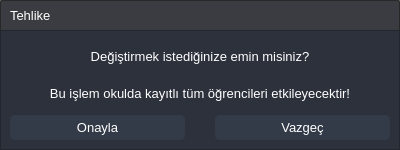
<?xml version="1.0" encoding="UTF-8"?>
<ui version="4.0">
 <class>progress_bar_dialog</class>
 <widget class="QDialog" name="progress_bar_dialog">
  <property name="geometry">
   <rect>
    <x>0</x>
    <y>0</y>
    <width>400</width>
    <height>150</height>
   </rect>
  </property>
  <property name="sizePolicy">
   <sizepolicy hsizetype="Fixed" vsizetype="Fixed">
    <horstretch>0</horstretch>
    <verstretch>0</verstretch>
   </sizepolicy>
  </property>
  <property name="minimumSize">
   <size>
    <width>400</width>
    <height>150</height>
   </size>
  </property>
  <property name="maximumSize">
   <size>
    <width>400</width>
    <height>150</height>
   </size>
  </property>
  <property name="windowTitle">
   <string>Dialog</string>
  </property>
  <property name="styleSheet">
   <string notr="true">QDialog {background: transparent; }
QDialog {
	color: #ffffff;
	background-color: rgba(27, 29, 35, 160);
	border: 1px solid rgb(40, 40, 40);
	border-radius: 2px;
}</string>
  </property>
  <layout class="QVBoxLayout" name="verticalLayout">
   <property name="spacing">
    <number>0</number>
   </property>
   <property name="leftMargin">
    <number>0</number>
   </property>
   <property name="topMargin">
    <number>0</number>
   </property>
   <property name="rightMargin">
    <number>0</number>
   </property>
   <property name="bottomMargin">
    <number>0</number>
   </property>
   <item>
    <layout class="QGridLayout" name="gridLayout_2" rowstretch="0">
     <property name="sizeConstraint">
      <enum>QLayout::SetDefaultConstraint</enum>
     </property>
     <property name="spacing">
      <number>0</number>
     </property>
     <item row="0" column="1">
      <widget class="QPushButton" name="btn_min">
       <property name="sizePolicy">
        <sizepolicy hsizetype="Minimum" vsizetype="Expanding">
         <horstretch>0</horstretch>
         <verstretch>0</verstretch>
        </sizepolicy>
       </property>
       <property name="minimumSize">
        <size>
         <width>30</width>
         <height>30</height>
        </size>
       </property>
       <property name="maximumSize">
        <size>
         <width>30</width>
         <height>30</height>
        </size>
       </property>
       <property name="toolTip">
        <string>Minimize</string>
       </property>
       <property name="styleSheet">
        <string notr="true">QPushButton {	
	border: none;
	background-color: transparent;
}
QPushButton:hover {
	background-color: rgb(52, 59, 72);
}
QPushButton:pressed {	
	background-color: rgb(85, 170, 255);
}</string>
       </property>
       <property name="text">
        <string/>
       </property>
       <property name="icon">
        <iconset resource="files.qrc">
         <normaloff>:/16x16/icons/16x16/cil-window-minimize.png</normaloff>:/16x16/icons/16x16/cil-window-minimize.png</iconset>
       </property>
      </widget>
     </item>
     <item row="0" column="2">
      <widget class="QPushButton" name="btn_close">
       <property name="sizePolicy">
        <sizepolicy hsizetype="Minimum" vsizetype="Expanding">
         <horstretch>0</horstretch>
         <verstretch>0</verstretch>
        </sizepolicy>
       </property>
       <property name="minimumSize">
        <size>
         <width>30</width>
         <height>30</height>
        </size>
       </property>
       <property name="maximumSize">
        <size>
         <width>30</width>
         <height>30</height>
        </size>
       </property>
       <property name="toolTip">
        <string>Close</string>
       </property>
       <property name="styleSheet">
        <string notr="true">QPushButton {	
	border: none;
	background-color: transparent;
}
QPushButton:hover {
	background-color: rgb(52, 59, 72);
}
QPushButton:pressed {	
	background-color: rgb(85, 170, 255);
}</string>
       </property>
       <property name="text">
        <string/>
       </property>
       <property name="icon">
        <iconset resource="files.qrc">
         <normaloff>:/16x16/icons/16x16/cil-x.png</normaloff>:/16x16/icons/16x16/cil-x.png</iconset>
       </property>
      </widget>
     </item>
     <item row="0" column="0">
      <widget class="QLabel" name="label_2">
       <property name="minimumSize">
        <size>
         <width>190</width>
         <height>30</height>
        </size>
       </property>
       <property name="maximumSize">
        <size>
         <width>2000</width>
         <height>30</height>
        </size>
       </property>
       <property name="font">
        <font>
         <family>Segoe UI</family>
         <pointsize>10</pointsize>
        </font>
       </property>
       <property name="styleSheet">
        <string notr="true">color: rgb(255, 255, 255);</string>
       </property>
       <property name="text">
        <string>Tehlike</string>
       </property>
       <property name="margin">
        <number>0</number>
       </property>
       <property name="indent">
        <number>10</number>
       </property>
      </widget>
     </item>
    </layout>
   </item>
   <item>
    <widget class="QFrame" name="frame">
     <property name="minimumSize">
      <size>
       <width>0</width>
       <height>120</height>
      </size>
     </property>
     <property name="styleSheet">
      <string notr="true">background-color: rgb(44, 49, 60);

</string>
     </property>
     <property name="frameShape">
      <enum>QFrame::StyledPanel</enum>
     </property>
     <property name="frameShadow">
      <enum>QFrame::Raised</enum>
     </property>
     <layout class="QVBoxLayout" name="verticalLayout_2">
      <item>
       <layout class="QGridLayout" name="gridLayout_3">
        <item row="0" column="0">
         <widget class="QLabel" name="inst">
          <property name="font">
           <font>
            <family>Segoe UI</family>
            <pointsize>10</pointsize>
           </font>
          </property>
          <property name="styleSheet">
           <string notr="true">color: #ffffff</string>
          </property>
          <property name="text">
           <string>Değiştirmek istediğinize emin misiniz?</string>
          </property>
          <property name="alignment">
           <set>Qt::AlignCenter</set>
          </property>
         </widget>
        </item>
        <item row="1" column="0">
         <widget class="QLabel" name="label">
          <property name="font">
           <font>
            <family>Segoe UI</family>
            <pointsize>10</pointsize>
           </font>
          </property>
          <property name="styleSheet">
           <string notr="true">color: #ffffff</string>
          </property>
          <property name="text">
           <string>Bu işlem okulda kayıtlı tüm öğrencileri etkileyecektir!</string>
          </property>
          <property name="alignment">
           <set>Qt::AlignCenter</set>
          </property>
         </widget>
        </item>
       </layout>
      </item>
      <item>
       <layout class="QGridLayout" name="gridLayout">
        <property name="horizontalSpacing">
         <number>30</number>
        </property>
        <item row="0" column="0">
         <widget class="QPushButton" name="btn_apply">
          <property name="minimumSize">
           <size>
            <width>100</width>
            <height>25</height>
           </size>
          </property>
          <property name="font">
           <font>
            <family>Segoe UI</family>
            <pointsize>10</pointsize>
           </font>
          </property>
          <property name="styleSheet">
           <string notr="true">QPushButton {
	color: rgb(255, 255, 255);
	border: 2px solid rgb(52, 59, 72);
	border-radius: 5px;	
	background-color: rgb(52, 59, 72);
}
QPushButton:hover {
	background-color: rgb(57, 65, 80);
	border: 2px solid rgb(61, 70, 86);
}
QPushButton:pressed {	
	background-color: rgb(35, 40, 49);
	border: 2px solid rgb(43, 50, 61);
}</string>
          </property>
          <property name="text">
           <string>Onayla</string>
          </property>
          <property name="icon">
           <iconset resource="files.qrc">
            <normaloff>:/16x16/icons/16x16/cil-check-alt.png</normaloff>:/16x16/icons/16x16/cil-check-alt.png</iconset>
          </property>
         </widget>
        </item>
        <item row="0" column="1">
         <widget class="QPushButton" name="btn_cancel">
          <property name="minimumSize">
           <size>
            <width>100</width>
            <height>25</height>
           </size>
          </property>
          <property name="font">
           <font>
            <family>Segoe UI</family>
            <pointsize>10</pointsize>
           </font>
          </property>
          <property name="styleSheet">
           <string notr="true">
QPushButton {
	color: rgb(255, 255, 255);
	border: 2px solid rgb(52, 59, 72);
	border-radius: 5px;	
	background-color: rgb(52, 59, 72);
}
QPushButton:hover {
	background-color: rgb(57, 65, 80);
	border: 2px solid rgb(61, 70, 86);
}
QPushButton:pressed {	
	background-color: rgb(35, 40, 49);
	border: 2px solid rgb(43, 50, 61);
}</string>
          </property>
          <property name="text">
           <string>Vazgeç</string>
          </property>
          <property name="icon">
           <iconset resource="files.qrc">
            <normaloff>:/16x16/icons/16x16/cil-x.png</normaloff>:/16x16/icons/16x16/cil-x.png</iconset>
          </property>
         </widget>
        </item>
       </layout>
      </item>
     </layout>
    </widget>
   </item>
  </layout>
 </widget>
 <resources>
  <include location="files.qrc"/>
 </resources>
 <connections/>
</ui>
